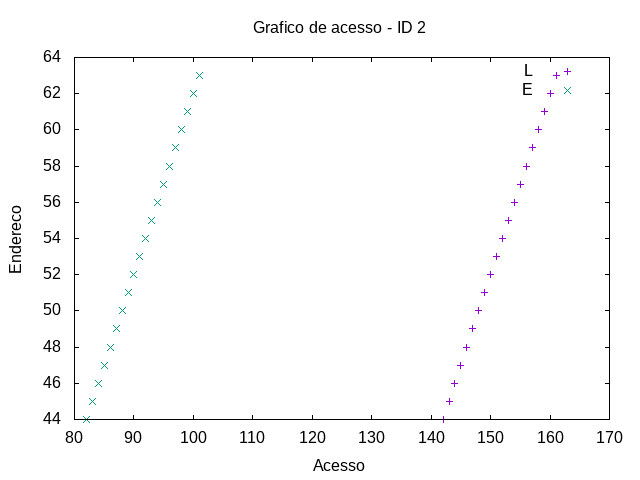

gnuplot code for this plot:
set term png
set output "../out/mem/internodin/-acesso-2.png"
set title "Grafico de acesso - ID 2"
set xlabel "Acesso"
set ylabel "Endereco"
plot "../out/mem/internodin/-acesso-0-2.gpdat" u 2:4 w points t "L", "../out/mem/internodin/-acesso-1-2.gpdat" u 2:4 w points t "E"
